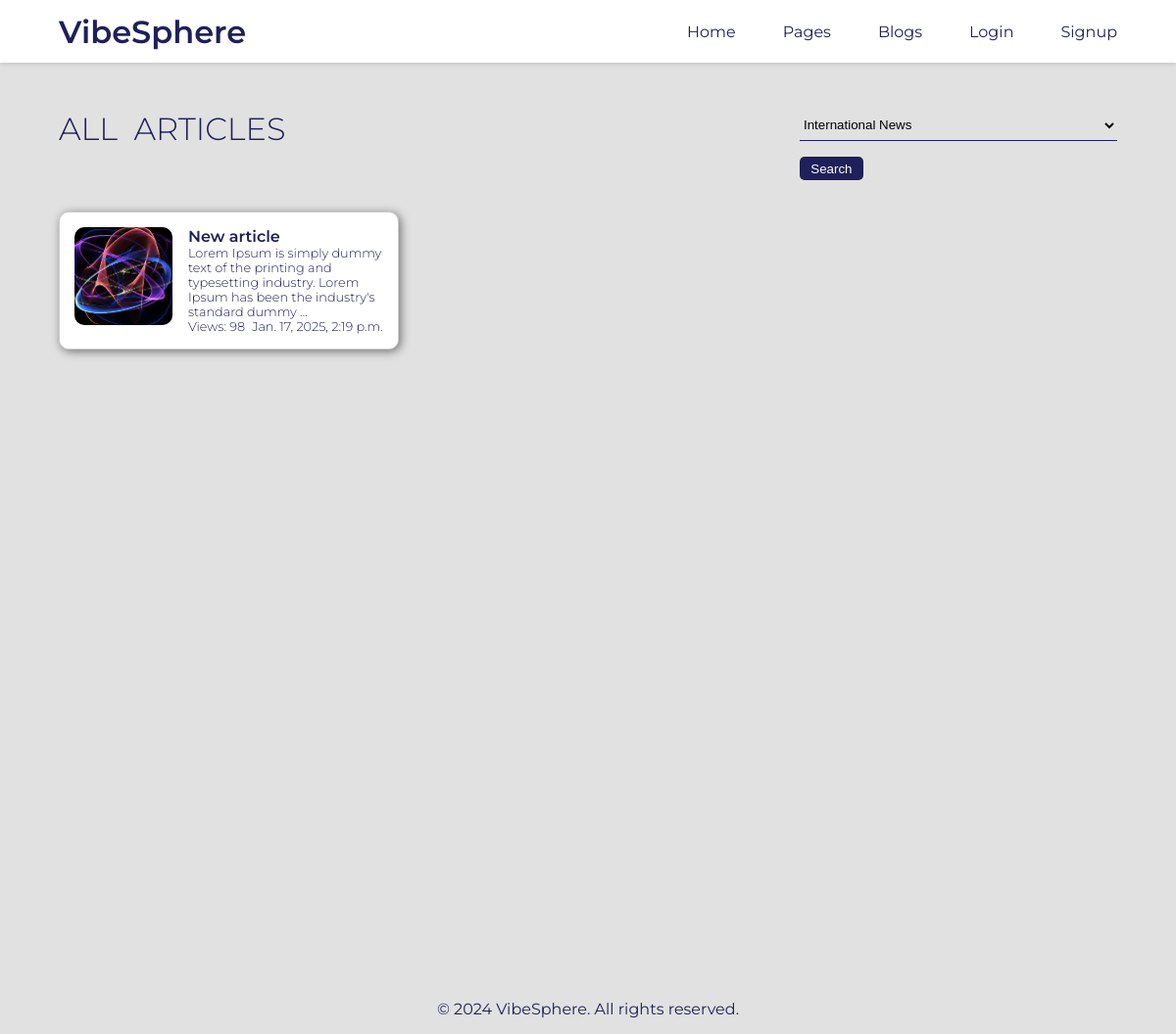
/articles/, run on an earlier commit of the app's database.
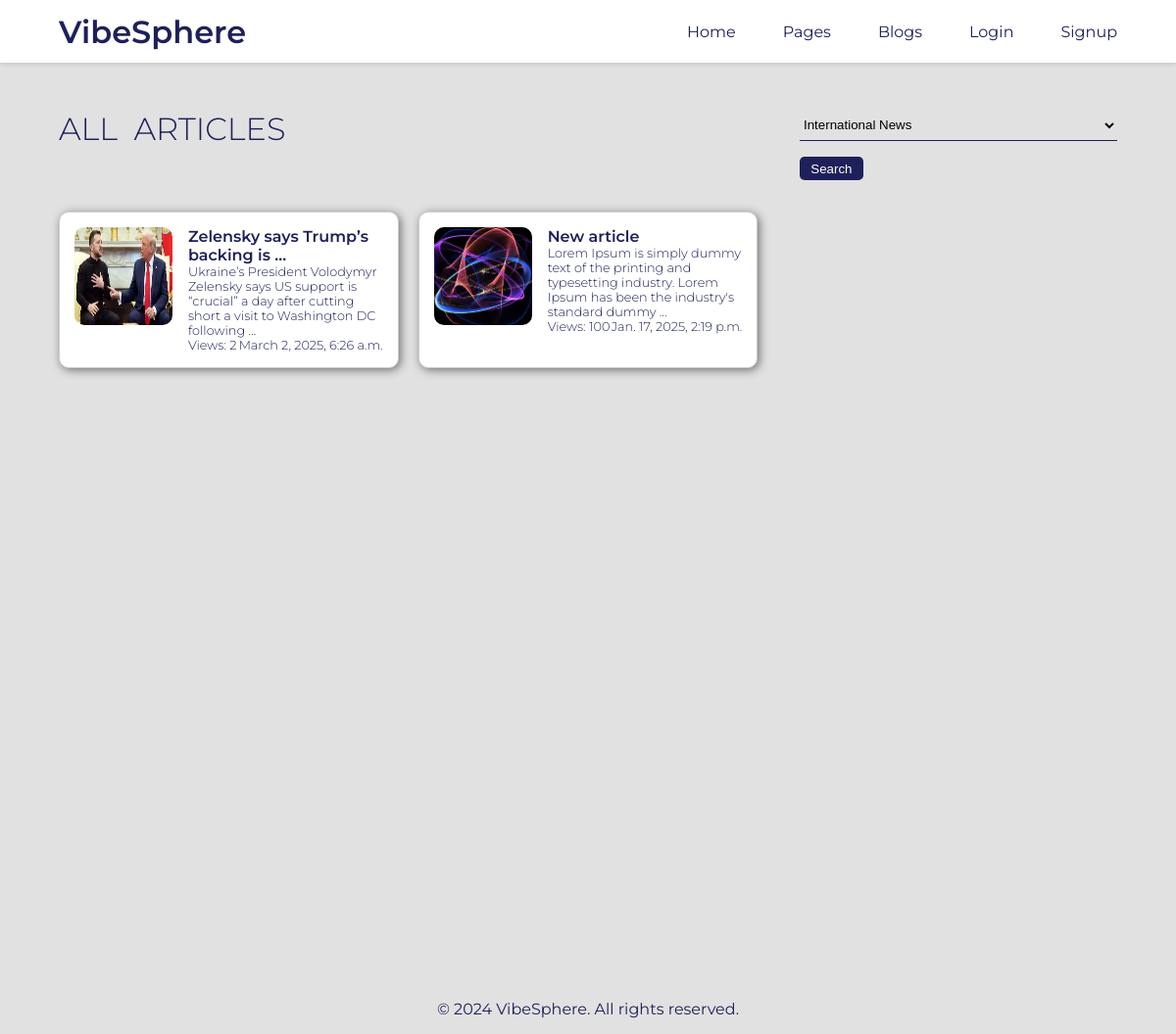
And on a later commit of the database.
### main/models.py (models this page shows, shortened)
class Article(models.Model):
    title = models.CharField(primary_key=True, unique=True, max_length=200)
    page_name = models.ForeignKey(BlogPage, on_delete=models.CASCADE, related_name='articles')
    author = models.ForeignKey(User, on_delete=models.CASCADE)
    created_date = models.DateTimeField(auto_now_add=True)
    updated_date = models.DateTimeField(auto_now=True)
    article_image = models.ImageField(upload_to='article_images/')
    content = models.TextField()
    published_date = models.DateTimeField(blank=True, null=True, auto_now_add=True)
    likes = models.ManyToManyField(User, related_name='liked_articles', blank=True)
    allow_to_comment = models.BooleanField(default=True)
    view_count = models.IntegerField(default=0)
    share_count = models.IntegerField(default=0)  # New field for share count
    category = models.CharField(max_length=50, choices=CATEGORY_CHOICES)

### main/views.py (the view)
# urls.py: path('articles/', views.show_all_articles, name="show_all_articles"),
def show_all_articles(request):
        if request.method == 'POST':
            query = request.POST.get('query')
            categories = Article.objects.values_list('category', flat=True).distinct()
            if query:
                articles = Article.objects.filter(category=query)
            else:
                articles = Article.objects.all()
            context = {
            'query':query,
            'show_navbar': True,
            'articles': articles,
            'categories': categories,
            }
            return render(request, 'articles.html', context)
        else:
            categories = Article.objects.values_list('category', flat=True).distinct()
            articles = Article.objects.all().order_by('-created_date')
            context = {
                'show_navbar': True,
                'articles': articles,
                'is_by_page': False,
                'categories': categories,
            }
        return render(request, 'articles.html', context)

### templates/articles.html (shortened to what this page needs)
{% extends 'main.html' %}
{% load static %}
{% block extra_css %}
<link rel="stylesheet" href="{% static 'css/articles.css' %}" />
{% endblock %}
{% block content %}
<div class="main__container">
    {% if not is_by_page %}
    <div class="page__title__container">
        {% if query %}
            <h3 class="page__title"> {{query}} </h3>
        {% else %}
            <h3 class="page__title">All&nbsp; Articles</h3>
        {% endif %}
        <div class="article__filter">
            <form method="POST" class="filter__form">
                <p>
                    <select name="query" id="query" class="category__list">
                    {% for category in categories %}
                        <option value="{{category}}" >{{category}}</option>
                    {% endfor %}
                    </select>
                </p>
                <input type="submit" value="Search" class="category__search__btn">
            </form>
        </div>
    </div>
    {% endif %}
    <div class="articles-container">
        {% if is_by_page %}
            {% if articles_by_page %}
                {% for article in articles_by_page %}
                    <div class="article-wrapper">
                        <a class="article-card" href="{% url 'read_article' article.title %}" style="text-decoration: none;">
                            {% if article.article_image %}
                                <img src="{{article.article_image.url}}" alt="{{article.title}}" class="article__img">
                            {% else %}
                                <p>No image available</p>
                            {% endif %}
                            <div class="article-details">
                                <h3 class="article__header">{{ article.title|truncatewords:5  }}</h3>
                                <p class="article__content">{{ article.content|truncatewords:20 }}</p>
                                <p class="article__count">Views: {{ article.view_count }} <span class="article__published">{{ article.published_date }}</span></p>
                            </div>
                        </a>
                        {% if article.author == request.user %}
                            <a href="{% url 'edit_article' article.title %}" class="edit__article">Edit</a>
                        {% endif %}
                    </div>
                {% endfor %}
            {% else %}
                <div class="no__arcticles__container">
                    <p class="no__article__text">This page has no articles to display.</p>
                    <a class="no__article__link" href="{% url 'pages' %}">Click me to bring Back..</a>
                </div>
            {% endif %}
        {% else %}
            {% for article in articles %}
                <div class="article-wrapper">
                    <a class="article-card" href="{% url 'read_article' article.title %}" style="text-decoration: none;">
                        {% if article.article_image %}
                            <img src="{{article.article_image.url}}" alt="{{article.title}}" class="article__img">
                        {% else %}
                            <p>No image available</p>
                        {% endif %}
                        <div class="article-details">
                            <h3 class="article__header">{{ article.title|truncatewords:5  }}</h3>
                            <p class="article__content">{{ article.content|truncatewords:20 }}</p>
                            <p class="article__count">Views: {{ article.view_count }} <span class="article__published">{{ article.published_date }}</span></p>
                        </div>
                    </a>
                </div>
            {% endfor %}
        {% endif %}
    </div>
</div>
{% endblock %}

### templates/main.html (shortened to what this page needs)
{% load static %}
<!DOCTYPE html>
<html lang="en">
  <head>
    <link rel="stylesheet" href="{% static 'css/main.css' %}" />
    <link rel="stylesheet" href="{% static 'css/navbar.css' %}">
    <link rel="stylesheet" href="{% static 'css/footer.css' %}">
    {% block extra_css %}{% endblock %}
    <link rel="stylesheet" href="https://cdnjs.cloudflare.com/ajax/libs/font-awesome/6.0.0-beta3/css/all.min.css">
    <link rel="stylesheet" href="https://cdnjs.cloudflare.com/ajax/libs/font-awesome/6.0.0-beta3/css/all.min.css">
    <link rel="stylesheet" href="https://cdnjs.cloudflare.com/ajax/libs/font-awesome/5.15.4/css/all.min.css">
  </head>
  <body>
    {% if show_navbar %}
      {% include 'navbar.html' %}
    {% endif %}
    {% block content %}{% endblock %}
    {% if show_navbar %}
      {% include 'footer.html' %}
    {% endif %}
  </body>
</html>

### templates/navbar.html (shortened to what this page needs)
{% load static %}
<nav class="nav__container">
  <a href="{% url 'welcome' %}" class="logo">VibeSphere</a>
  <ul class="nav__list__container">
    <li class="nav__list {% if request.path == '/' %}active{% endif %}">
      <a href="{% url 'welcome' %}" class="nav__list__item">Home</a>
    </li>
    <li class="nav__list">
      <a href="{% url 'pages' %}" class="nav__list__item">Pages</a>
    </li>
    <li class="nav__list">
      <a href="{% url 'show_all_articles' %}" class="nav__list__item">Blogs</a>
    </li>
    {% if user.is_authenticated %}
      <li class="nav__list">
        <a href="{% url 'create' %}" class="nav__list__item">Create</a>
      </li>
      <li class="nav__list">
        <a href="{% url 'logout' %}" class="nav__list__item">Logout</a>
      </li>
    {% else %}
      <li class="nav__list">
        <a href="{% url 'login' %}" class="nav__list__item">Login</a>
      </li>
      <li class="nav__list">
        <a href="{% url 'register' %}" class="nav__list__item">Signup</a>
      </li>
    {% endif %}
  </ul>
</nav>

### templates/footer.html
<div class="footer__container">
    <p>© 2024 VibeSphere. All rights reserved.</p>
</div>

### static/css/main.css (style rules this page uses)
* { margin: 0; padding: 0; box-sizing: border-box; }
body { background-color: #e1e1e1; font-family: "Montserrat", sans-serif; display: flex; flex-direction: column; margin-bottom: 10rem; margin-top: 12vh; padding: 0; box-sizing: border-box; }

### static/css/navbar.css (style rules this page uses)
.nav__container { display: flex; justify-content: space-between; align-items: center; width: 100%; height: 8vh; margin: 0; padding: 0 5%; background-color: white; box-shadow: 0 2px 4px rgba(0,0,0,0.1); position: fixed; top: 0; left: 0; z-index: 1000; }
.logo { font-size: 2rem; font-weight: 600; color: #1E205A; text-decoration: none; }
.nav__list__container { list-style: none; display: flex; gap: 3rem; margin: 0; padding: 0; align-items: center; }
.nav__list { margin: 0; }
.nav__list__item { text-decoration: none; color: #1E205A; font-weight: 400; font-size: 1rem; }

### static/css/footer.css (style rules this page uses)
.footer__container { margin-top: auto; width: 100%; background-color: #e1e1e1; color: #1E205A; text-align: center; padding: 1rem 0; bottom: 0; left: 0; position: fixed; }

### static/css/articles.css (style rules this page uses)
.main__container { width: 90%; height: 100vh; margin: auto; }
.page__title__container { display: flex; justify-content: space-between; align-items: flex-start; width: 100%; }
.page__title { font-size: 2rem; font-weight: 300; color: #1E205A; margin: 1rem 0 1rem 0; text-transform: uppercase; width: 70%; }
.article__filter { width: 30%; margin-left: auto; margin-top: 1rem; }
.article__filter p { display: flex; flex-direction: column; gap: 10px; }
.category__list { border: none; border-bottom: 1px solid #1E205A; background-color: transparent; width: 100%; height: 2rem; outline: none; }
.category__search__btn { margin-top: 1rem; width: 20%; height: 1.5rem; background-color: #1E205A; border: none; border-radius: 5px; color: #ffffff; cursor: pointer; }
.articles-container { margin-top: 2rem; width: 100%; display: grid; grid-template-columns: repeat(3, 1fr); gap: 20px; }
.article-wrapper { display: flex; flex-direction: column; justify-content: space-between; height: 100%; }
.article-card { text-decoration: none; display: flex; justify-content: space-between; align-items: flex-start; background-color: #ffffff; border: 1px solid #ccc; padding: 15px; border-radius: 10px; box-shadow: 2px 2px 10px rgba(0, 0, 0, 0.5); flex-grow: 1; }
.article__img { width: 100px; height: 100px; border-radius: 10px; }
.article-details { margin-left: 1rem; flex-grow: 1; }
.article__header, .article__content, .article__count { text-decoration: none; color: #1E205A; }
.article__header { font-size: 1rem; font-weight: 600; }
.article__content, .article__count { font-weight: 300; font-size: 0.8rem; }
.article__published { float: right; }

What changed in the data, as far as the page shows it:
added Article: article_image (picture), title "Zelensky says Trump’s backing is …", content "Ukraine’s President Volodymyr Zelensky says US support is “crucial” a day after cutting short a visit to Washington DC following …", view_count "2", published_date "March 2, 2025, 6:26 a.m."
changed Article "New article": view_count "98" → "100"
